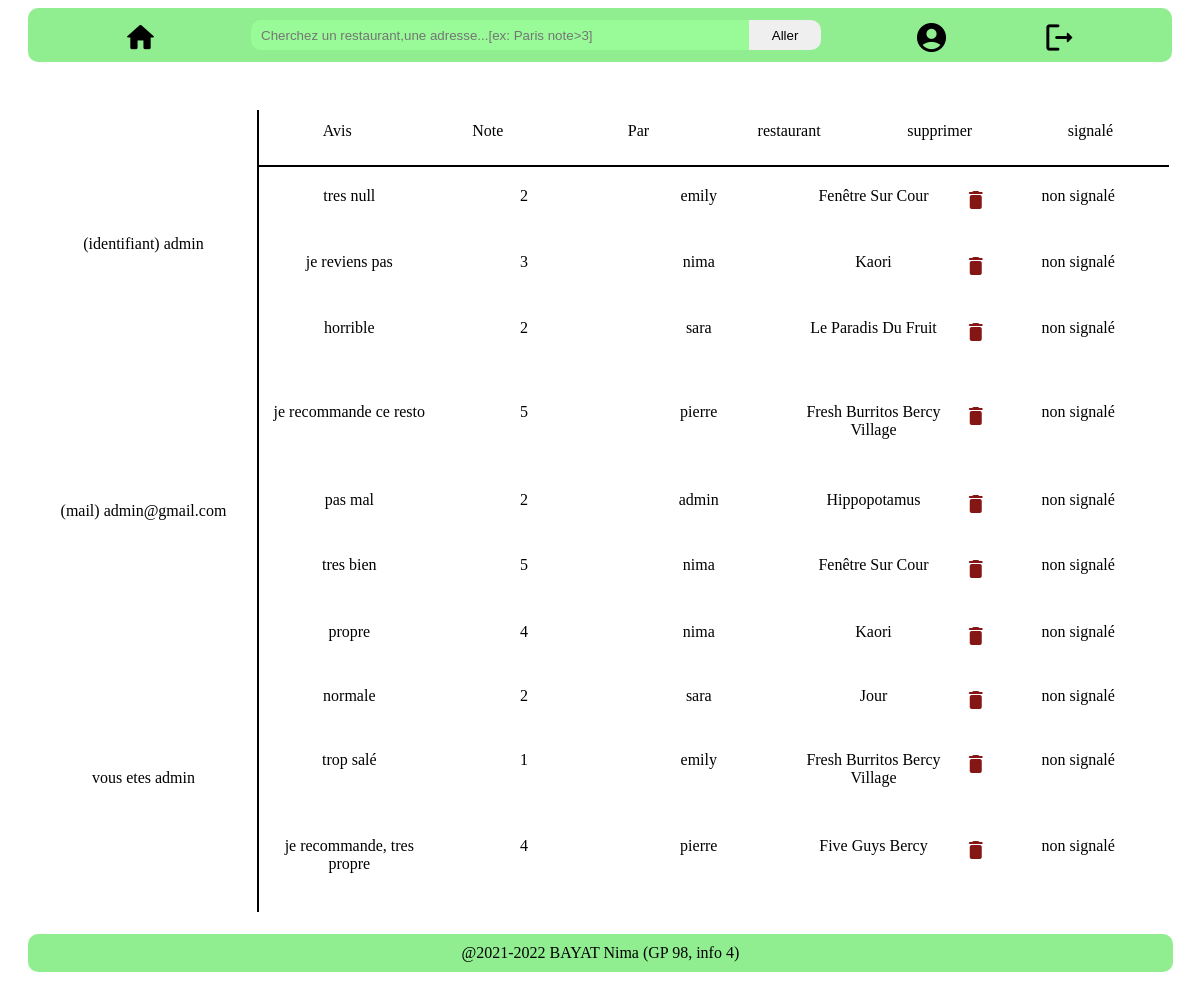
Page /src/views/profile.php (signed in) on the committed database.
### tables this page shows
create table users
(
    identifiant       varchar(32)  NOT NULL,
    mail    varchar(64) NOT NULL,
    isAdmin      INT(1) NOT NULL DEFAULT 0,
    password varchar(1024) NOT NULL,
    userID int AUTO_INCREMENT,
    PRIMARY KEY (userID)
);

create table avis(
    restaurantId int,
    userAvisId int,
    avis varchar(1024) DEFAULT NULL,
    note DOUBLE DEFAULT NULL,
    isReportedBinary INT DEFAULT 0,
    FOREIGN KEY(restaurantId) REFERENCES restaurants(restaurantID),
    FOREIGN KEY(userAvisId) REFERENCES users(userID)
);

create table restaurants
(
    nom       varchar(32)  NOT NULL,
    adress    varchar(128) NOT NULL,
    img__Path varchar(64)  NULL DEFAULT '',
    note      DOUBLE NOT NULL DEFAULT 0,
    restaurantID int AUTO_INCREMENT ,
    PRIMARY KEY (restaurantID)
);

### src/core/restoIDToName.php (called while the page is built, shortened)
<?php
function returnRestoNameFromID($id){
    $conn = getConnection();
    $conn->select_db('leProjet');
    $quary = "SELECT * from restaurants WHERE restaurantID = '$id'";
    $resault = mysqli_query($conn, $quary);
    if ($resault->num_rows > 0){
        return mysqli_fetch_array($resault)['nom'];
    }
    else return '-';
}
?>

### src/core/profileAvisListeBuilder.php (the view, shortened to what this page needs)
<?php
require_once 'restoIDToName.php';
if (isset($_SESSION['user'])){
    $identifant = $_SESSION['user'];
    $dataBaseCallResault = getUserInfoFromDataBase($identifant);
    $isAdmin = $dataBaseCallResault['isAdmin'];
    $userID = $dataBaseCallResault['userID'];
}
function profileGetAvisListe(): ?string
{
    global $isAdmin;
    global $userID;
    $conn = getConnection();
    $conn->select_db('leProjet');
    if ($isAdmin ===0){
        $quary = "SELECT * from avis WHERE userAvisId = '$userID'";
        $resault = mysqli_query($conn, $quary);
    } else {
        $quary = "SELECT * from avis";
        $resault = mysqli_query($conn, $quary);
    }
    if ($resault->num_rows > 0){
        $funcResault = '';
        while ($tmp = mysqli_fetch_array($resault)){
            $funcResault .= avisHTMLBodyBuilder($tmp['avis'], $tmp['note'],
                userIDToName($tmp['userAvisId']), returnRestoNameFromID($tmp['restaurantId']),
                $tmp['isReportedBinary'], $isAdmin);
        }
        return $funcResault;
    }
    else return null;
}
function avisHTMLBodyBuilder($avis, $note, $user, $resturant, $isReportedBinary, $isAdmin): string
{
    $tmp = '';
    if ($isAdmin == 1) {
        if ($isReportedBinary == 1) $tmp .= '<div class="avis" style="color: red">';
        else $tmp .= '<div class="avis">';
    } else $tmp .= '<div class="avis">';
    $tmp .= "<p1>$avis</p1>";
    $tmp .= "<p1>$note</p1>";
    $tmp .= "<p1>$user</p1>";
    $tmp .= "<p1>$resturant</p1>";
    $tmp .= supprimerUnAvisHTML($avis);
    if ($isAdmin == 1) {
        if ($isReportedBinary == 1) $tmp .= "<p1><a href='../core/ignorerReport.php?avis=$avis'>Ignorer</a></p1>";
        else $tmp .= "<p1>non signalé</p1>";;
    } else $tmp .= "<p1 style='color: gray'>(non admin)</p1>";
    $tmp .= '</div>';
    return $tmp;
}
function supprimerUnAvisHTML($avis){
    $tmp = '';
    $tmp .= "<a href='/src/core/supprimerAvis.php?avis=$avis' class='avis'><span class='material-icons-round'>delete</span></a>";
    return $tmp;
}

### src/core/profileBuilder.php (shortened to what this page needs)
<?php
if (isset($_SESSION['user'])){
    $identifant = $_SESSION['user'];
    $dataBaseCallResault = getUserInfoFromDataBase($identifant);
    $mail = $dataBaseCallResault['mail'];
    $isAdmin = $dataBaseCallResault['isAdmin'];
}
function getUserInfoFromDataBase($user){
    $conn = getConnection();
    $conn->select_db('leProjet');
    $quary = "SELECT * from users WHERE identifiant = '$user'";
    $resault = mysqli_query($conn, $quary);
    if ($resault->num_rows > 0){
        $resault = mysqli_fetch_array($resault);
        return $resault;
    }
    else return null;
}
$finalResault = '';
$finalResault .= "<p1>(identifiant) $identifant</p1>";
$finalResault .= "<p1>(mail) $mail</p1>";
$finalResault .= ($isAdmin==0) ? "<p1>vous n'etes pas admin</p1>" : "<p1>vous etes admin</p1>";
function getProfile(){
    global  $finalResault;
    return "<div class='profile'>$finalResault</div>";
}
?>

### src/views/css/profile.css (style rules this page uses)
.body { height: 900px; display: flex; flex-direction: column; }
.infoContainer p1 { padding: 1%; text-align: center; }
.profile { display: flex; flex-direction: column; justify-content: space-around; height: 100%; width: 100%; }
.avis { display: flex; flex-direction: row; flex-wrap: wrap; justify-content: space-evenly; padding: 3px; word-break: break-word; }
.avis p1 { flex: 1; flex-wrap: wrap; }
.avis a { text-decoration: none; color: inherit; padding-top: 10px; color: #841616; }

### rows in the picture
users: mail "admin@gmail.com", isAdmin "1"
avis: avis "tres null", note "2", user "emily", restaurantId.nom "Fenêtre Sur Cour", isReportedBinary "non signalé"
avis: avis "je reviens pas", note "3", user "nima", restaurantId.nom "Kaori", isReportedBinary "non signalé"
avis: avis "horrible", note "2", user "sara", restaurantId.nom "Le Paradis Du Fruit", isReportedBinary "non signalé"
avis: avis "je recommande ce resto", note "5", user "pierre", restaurantId.nom "Fresh Burritos Bercy Village", isReportedBinary "non signalé"
avis: avis "pas mal", note "2", user "admin", restaurantId.nom "Hippopotamus", isReportedBinary "non signalé"
avis: avis "tres bien", note "5", user "nima", restaurantId.nom "Fenêtre Sur Cour", isReportedBinary "non signalé"
avis: avis "propre", note "4", user "nima", restaurantId.nom "Kaori", isReportedBinary "non signalé"
avis: avis "normale", note "2", user "sara", restaurantId.nom "Jour", isReportedBinary "non signalé"
avis: avis "trop salé", user "emily", restaurantId.nom "Fresh Burritos Bercy Village", isReportedBinary "non signalé"
avis: avis "je recommande, tres propre", note "4", user "pierre", restaurantId.nom "Five Guys Bercy", isReportedBinary "non signalé"

### other values in the picture
$identifant "admin"
